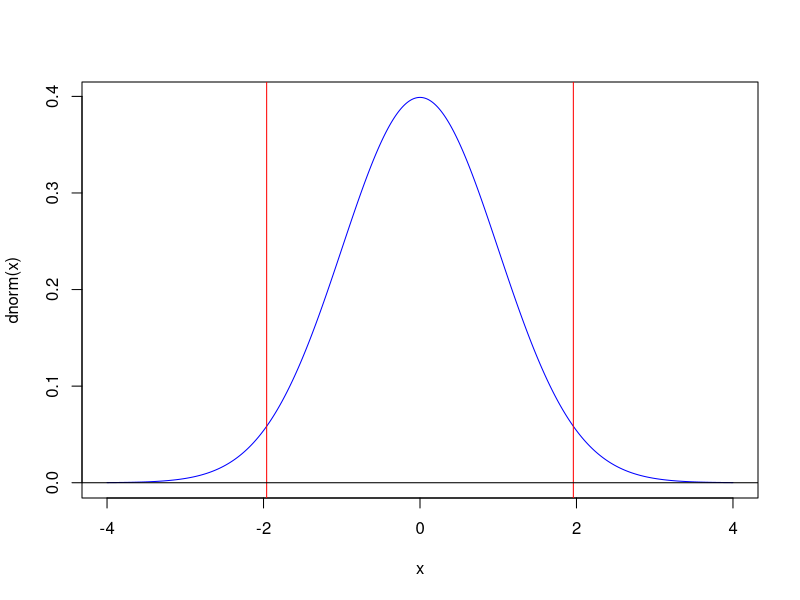
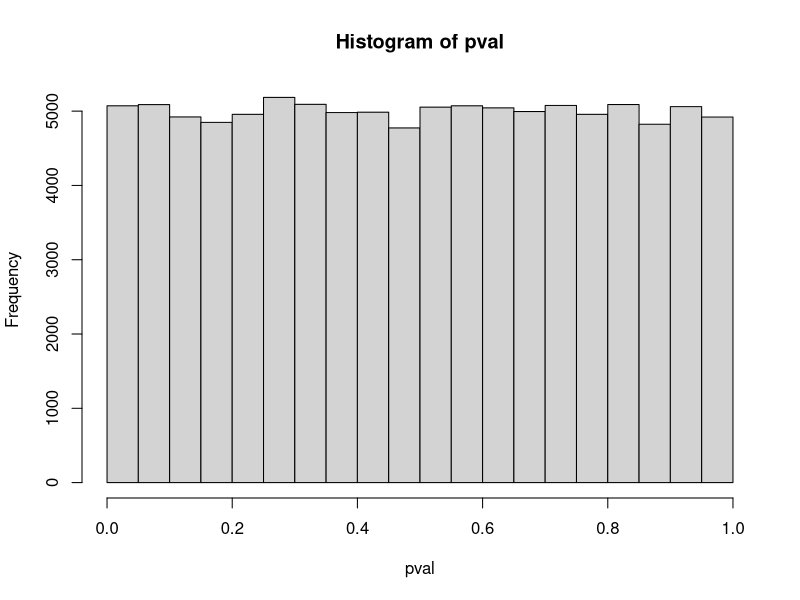
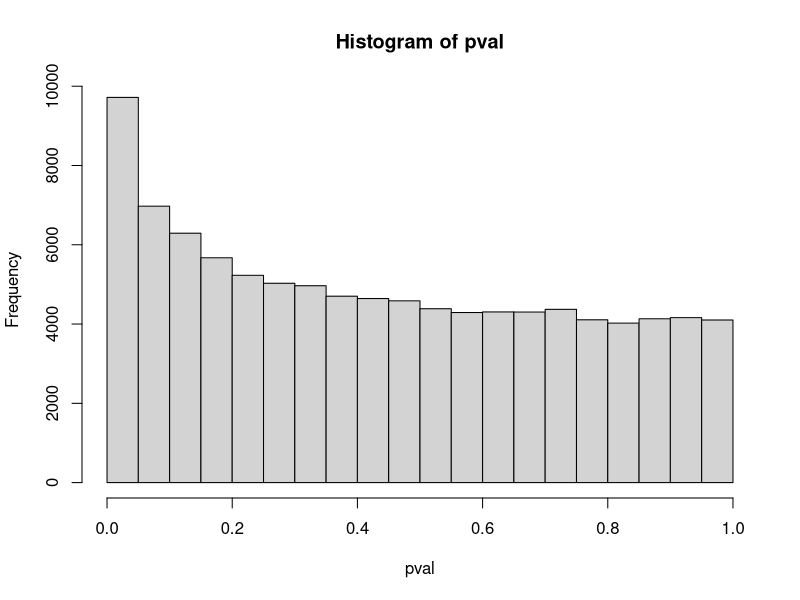
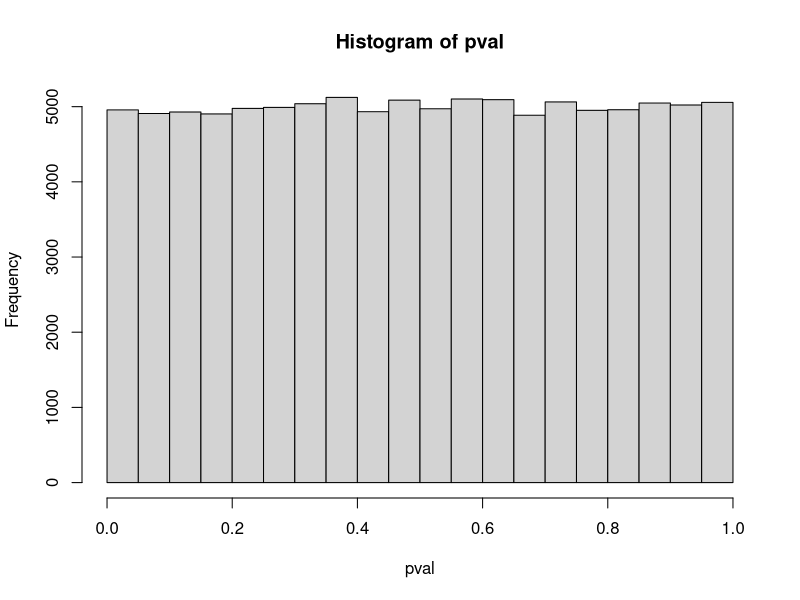
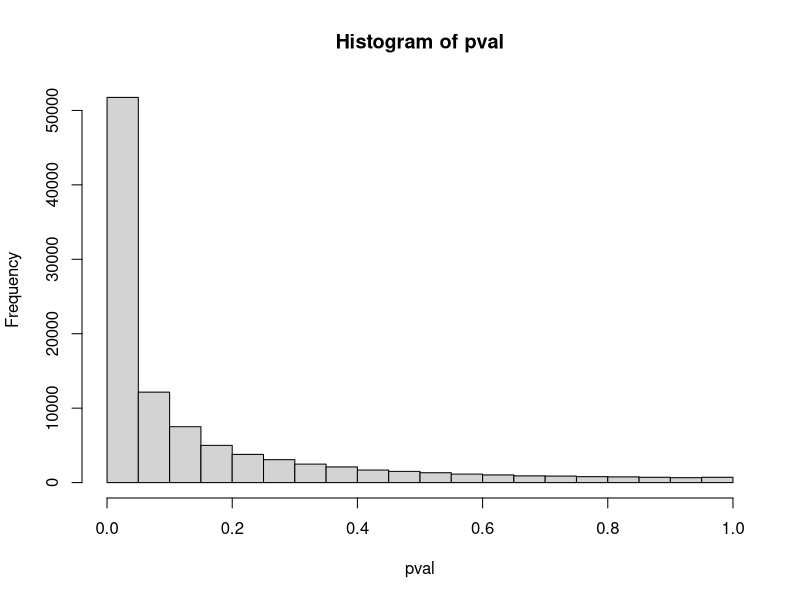
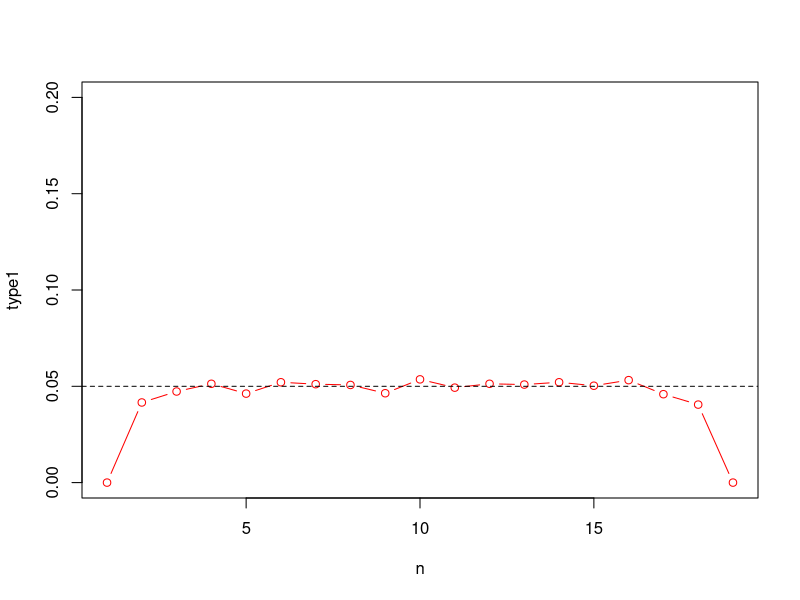
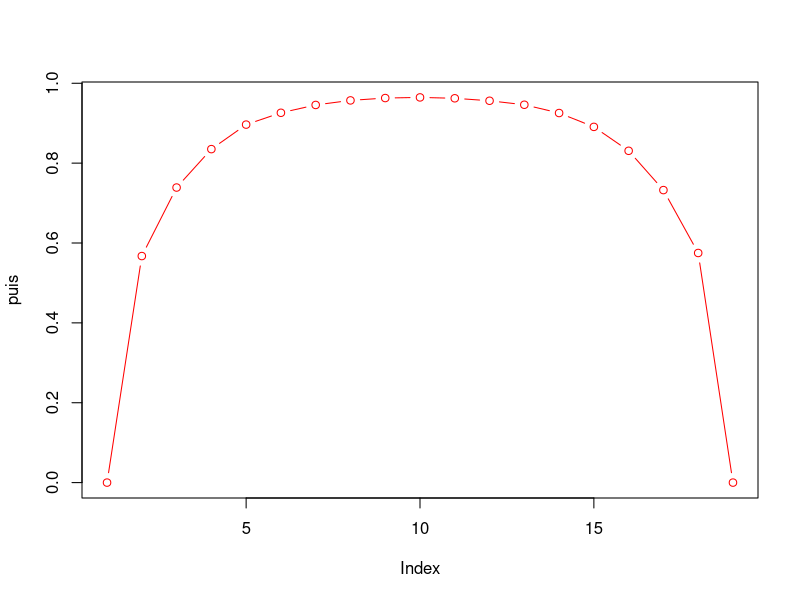

Recreate these plots in R, in order.
## ---- chunk 1
x <- seq(-4, 4, by=0.01)
plot(x, dnorm(x), type="l", col="blue")
abline(v=qnorm(c(0.025, 0.975)), col="red")
abline(h=0, lty=1, col="black")

## ---- chunk 2
## simulate some bottles 
Y <- rnorm(10, mean=101, sd=2)
Y.scaled <- Y/2
mu0 <- 100/2

## probability of a value so far from 0 under H0
p.val <- 2*pnorm(abs(mean(Y)-mu0), 
                 sd= 1/sqrt(10), lower.tail=FALSE)

## ---- chunk 3
n.test <- function(Y.sc, mean.H0=0){
  min(1, 2*pnorm(abs(mean(Y.sc-mean.H0)), 
                 sd= 1/sqrt(length(Y.sc)), 
                 lower.tail=FALSE) )
}

one.simu <- function(n, mean){
  ## no-need to scale here (sd=1)
  Y <- rnorm(n, mean=mean, sd=1) 
  return( n.test(Y, 0) )
}
## ---- chunk 4
pval <- replicate(10^5, one.simu(10, 0))
hist(pval)
## ---- chunk 5
pval <- replicate(10^5, one.simu(10, 0.2))
hist(pval)
## ---- chunk 6
mean(pval <= 0.05)

mean(pval <= 0.01)
## ---- chunk 7
pval <- replicate(10^5, one.simu(100, 0))
hist(pval)
## ---- chunk 8
pval <- replicate(10^5, one.simu(100, 0.2))
hist(pval)
## ---- chunk 9
mean(pval <= 0.05)

mean(pval <= 0.01)
## ---- chunk 10
Y <- runif(10, min=0, max=1)
t.test(Y)$p.val
## ---- chunk 11
Y1 <- rnorm(10, sd=2)
Y2 <- rnorm(8, sd=2)

t.test(Y1, Y2, var.equal = TRUE)$p.value

## ---- chunk 12
one.simu <- function(n=10, N=20, diff=0){
  Y1 <- runif(n, min=0, max=1)
  Y2 <- runif(N-n, min=0, max=1)+diff
  t.test(Y1, Y2, var.equal = TRUE)$p.value
}
## ---- chunk 13
type1 <- numeric(19)
for(n in 2:18){
  type1[n] <- mean( replicate(10^4, 
                    one.simu(n=n)) <= 0.05)
}
## ---- chunk 14
plot(type1, ylim=c(0, 0.2), type="b", xlab="n", col="red")
abline(h=0.05, lty=2)
## ---- chunk 15
puis <- numeric(19)
for(n in 2:18){
  puis[n] <- mean( replicate(10^4, 
                    one.simu(n=n, diff=0.5)) <= 0.05)
}
## ---- chunk 16
plot(puis, type="b", col="red")

## ---- chunk 17
Y1 <- runif(10)
Y2 <- runif(12)

wilcox.test(Y1, Y2)$pval
t.test(Y1, Y2, var.equal=FALSE)$pval
t.test(Y1, Y2, var.equal=TRUE)$pval

